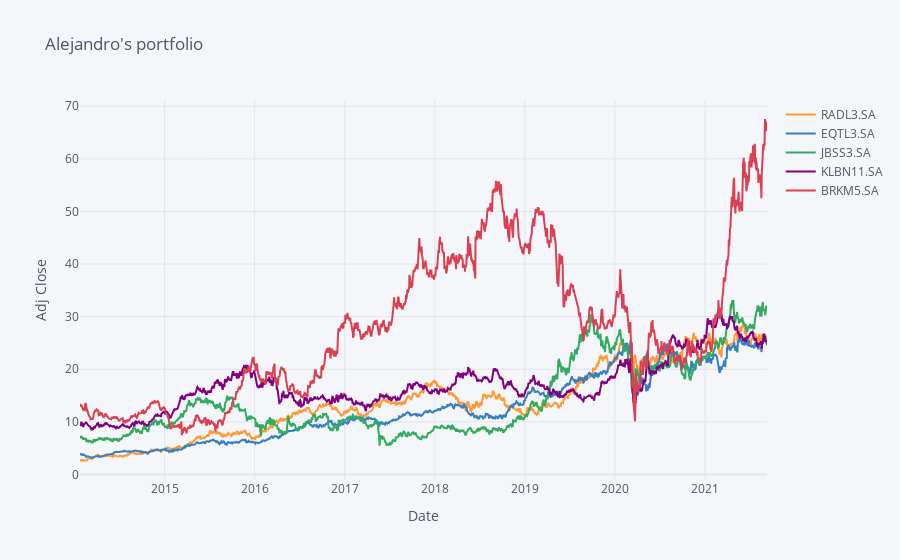

Here is the notebook cell this chart was saved with:
### Code cell
cf.set_config_file(theme='pearl',sharing='public',offline=True)
data[allocation.keys()].iplot(y=allocation.keys(),
               width=2.0,
               xTitle="Date", yTitle="Adj Close", title="Alejandro's portfolio")

### Figure 1 — Plotly figure (JSON) as saved in the notebook; plotly's stock layout.template omitted (floating-point values rounded to 4 significant figures; data arrays with more than 128 entries replaced by an {"elided": "..."} marker saying what was removed)
{"data": [{"line": {"color": "rgba(255, 153, 51, 1.0)", "dash": "solid", "shape": "linear", "width": 2}, "mode": "lines", "name": "RADL3.SA", "text": "", "type": "scatter", "x": {"elided": "1891 str values"}, "y": {"elided": "1891 float values"}}, {"line": {"color": "rgba(55, 128, 191, 1.0)", "dash": "solid", "shape": "linear", "width": 2}, "mode": "lines", "name": "EQTL3.SA", "text": "", "type": "scatter", "x": {"elided": "1891 str values"}, "y": {"elided": "1891 float values"}}, {"line": {"color": "rgba(50, 171, 96, 1.0)", "dash": "solid", "shape": "linear", "width": 2}, "mode": "lines", "name": "JBSS3.SA", "text": "", "type": "scatter", "x": {"elided": "1891 str values"}, "y": {"elided": "1891 float values"}}, {"line": {"color": "rgba(128, 0, 128, 1.0)", "dash": "solid", "shape": "linear", "width": 2}, "mode": "lines", "name": "KLBN11.SA", "text": "", "type": "scatter", "x": {"elided": "1891 str values"}, "y": {"elided": "1891 float values"}}, {"line": {"color": "rgba(219, 64, 82, 1.0)", "dash": "solid", "shape": "linear", "width": 2}, "mode": "lines", "name": "BRKM5.SA", "text": "", "type": "scatter", "x": {"elided": "1891 str values"}, "y": {"elided": "1891 float values"}}], "layout": {"legend": {"bgcolor": "#F5F6F9", "font": {"color": "#4D5663"}}, "paper_bgcolor": "#F5F6F9", "plot_bgcolor": "#F5F6F9", "title": {"font": {"color": "#4D5663"}, "text": "Alejandro's portfolio"}, "xaxis": {"gridcolor": "#E1E5ED", "showgrid": true, "tickfont": {"color": "#4D5663"}, "title": {"font": {"color": "#4D5663"}, "text": "Date"}, "zerolinecolor": "#E1E5ED"}, "yaxis": {"gridcolor": "#E1E5ED", "showgrid": true, "tickfont": {"color": "#4D5663"}, "title": {"font": {"color": "#4D5663"}, "text": "Adj Close"}, "zerolinecolor": "#E1E5ED"}}}
